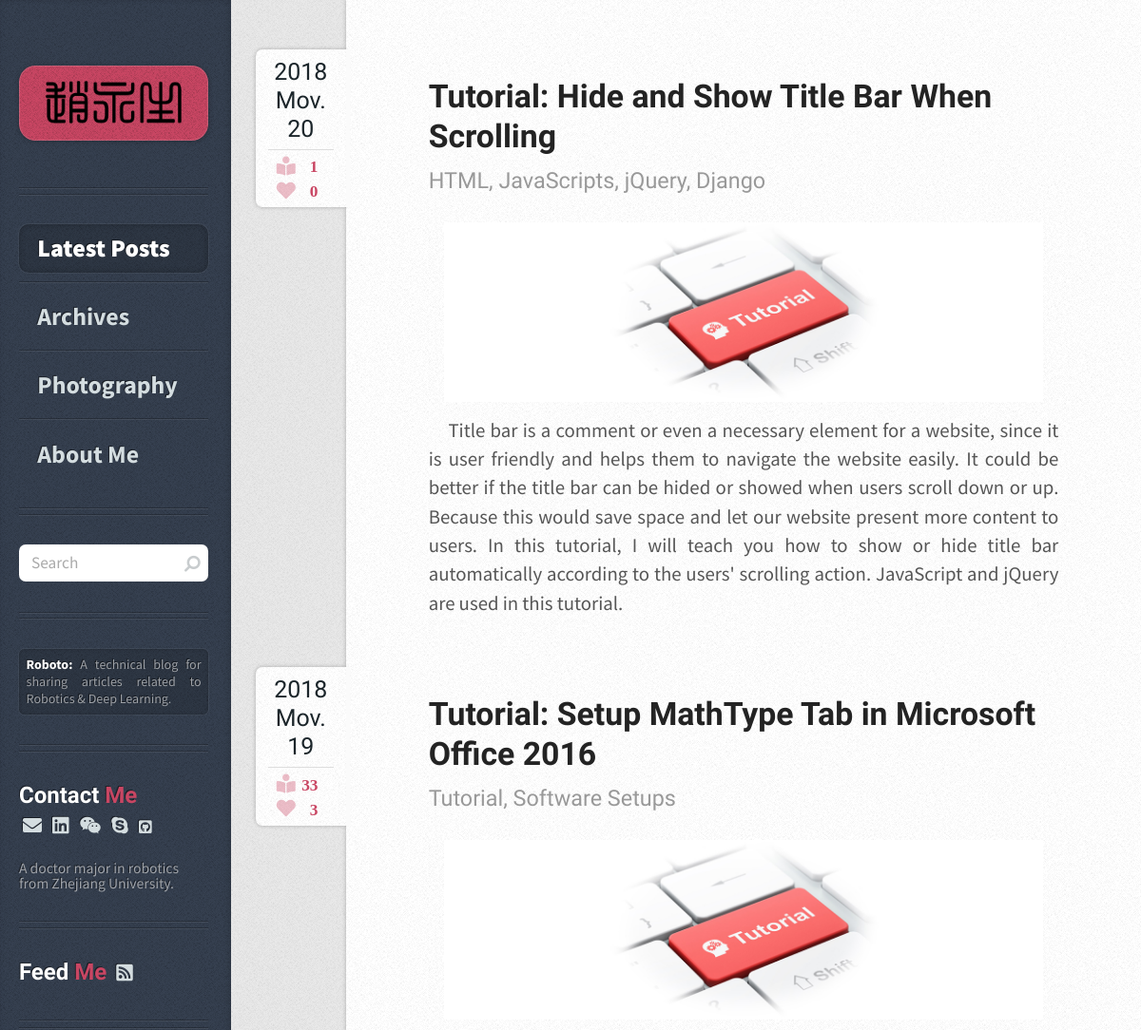
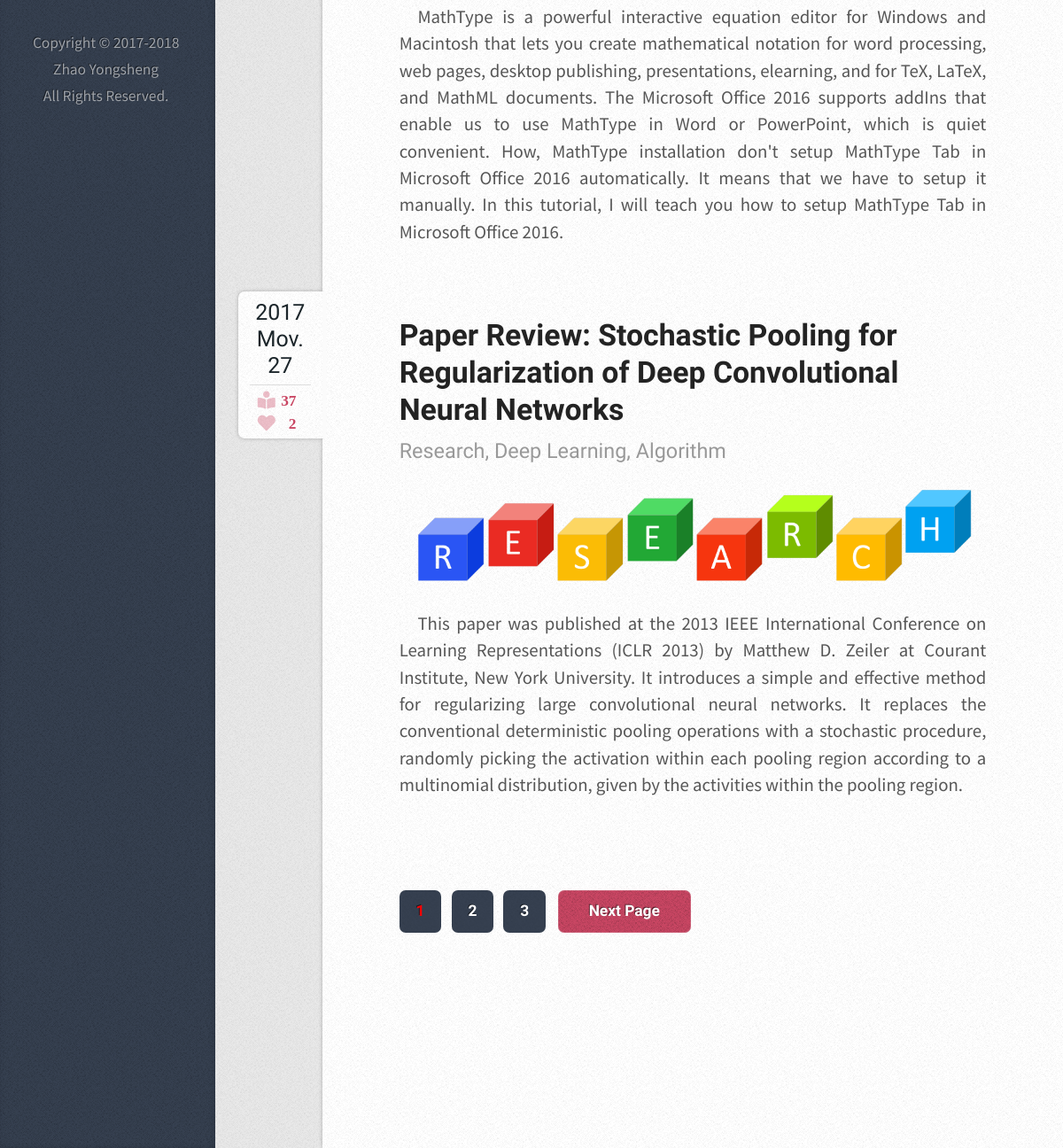
/home/, run on the app's committed database (2 pictures, top to bottom).
### article/models.py (models this page shows, shortened)
class Article(models.Model):
    title = models.CharField(max_length=100)  # 博客题目
    category = models.CharField(max_length=50, blank=True)  # 博客标签
    lovecount = models.IntegerField(default=0)  # 博客点赞数量
    date_time = models.DateTimeField(auto_now_add=True)  # 博客日期
    abstract = models.TextField(blank=True, null=True)  # 博客文章简介
    content = models.TextField(blank=True, null=True)  # 博客文章正文
    cover = models.CharField(max_length=75, blank=True)  # 博客封面
    views = models.PositiveIntegerField(default=0) # 博客阅读数量
    class Meta:  # 按时间下降排序
        ordering = ['-date_time']

### article/views.py (the view)
# urls.py: url(r'^home/$', home, name='home'),
def home(request):
        post_list = Article.objects.all()  # 获取全部的Article对象
        post_num = len(post_list)
        page_num = int(math.ceil(post_num/3.0))
        if page_num > 4:
            page_max = page_num     # 两种模式，一种小于等于4页；一种大于4页
        else:
            page_max = 0
        if post_num > 3:
            return render(request, 'index.html', {'post_list': post_list[0:3], 'page_num': range(1, page_num+1), 'page_max': page_max, 'currt_pg': 1})
        else:
            return render(request, 'index.html', {'post_list': post_list, 'page_num': range(1, page_num+1), 'page_max': page_max, 'currt_pg': 1})

### templates/index.html (shortened to what this page needs)
	{% extends "base.html" %}
{% load static %}
{% block content_post %}
{% for post in post_list%}
    <article class="box post post-excerpt">
      <header>
        <h2><a href="{% url "article" id=post.id %}">{{ post.title }}</a></h2>
        <p>{{ post.category }}</p>
      </header>
      <div class="info">
        <span class="date">
          <span class="year">{{post.date_time.year}}</span>
          {% if post.date_time.month == 1 %}
              <span class="month">Jan.</span>
          {% elif post.date_time.month == 2 %}
              <span class="month">Feb.</span>
          {% elif post.date_time.month == 3 %}
              <span class="month">Mar.</span>
          {% elif post.date_time.month == 4 %}
              <span class="month">Apr.</span>
          {% elif post.date_time.month == 5 %}
              <span class="month">May.</span>
          {% elif post.date_time.month == 6 %}
              <span class="month">Jun.</span>
          {% elif post.date_time.month == 7 %}
              <span class="month">Jul.</span>
          {% elif post.date_time.month == 8 %}
              <span class="month">Aug.</span>
          {% elif post.date_time.month == 9 %}
              <span class="month">Sep.</span>
          {% elif post.date_time.month == 10 %}
              <span class="month">Oct.</span>
          {% elif post.date_time.month == 11 %}
              <span class="month">Mov.</span>
          {% else %}
              <span class="month">Dec.</span>
          {% endif %}
          {% if post.date_time.day < 10 %}
              <span class="month">0{{post.date_time.day}}</span>
          {% else %}
              <span class="month">{{post.date_time.day}}</span>
          {% endif %}
        </span>
        <ul class="stats" style="padding:0em; margin:0.5em 0em 0em 0em">
          <li><a href="#" class="fas fa-book-reader" style="margin:0.3em 0em 0.5em 0em; text-decoration:none;">&ensp;{{post.views}}</a></li>
          <li><a href="javascript:void(0)" class="fas fa-heart" style="margin:0.3em 0em 0.0em 0em; text-decoration:none;" onclick="addLove({{post.id}})" id="a_love_{{post.id}}" >&ensp;{{post.lovecount}}</a></li>
        </ul>
      </div>
      <img class="imagecover" src="{% static post.cover %}" alt="" />
      <p>{{ post.abstract | safe }}</p>
    </article>
{% endfor %}
{% endblock %}
{% block content_pagination %}
    <div class="pagination">
      <div class="pages">
        {% if page_max == 0 %}
          {% for page in page_num %}
             {% if page == currt_pg %}
                <a href="{% url "index" pg=page %}" class="active" style="color:red">{{ page }}</a>
             {% else %}
                <a href="{% url "index" pg=page %}" class="active">{{ page }}</a>
             {% endif %}
          {% endfor %}
        {% endif %}
      </div>
      <a href="{% url "index" pg=currt_pg|add:"+1" %}" class="button next">Next Page</a>
    </div>
{% endblock %}
{% block content_nav %}
<li class="current"><a href="{% url "home" %}">Latest Posts</a></li>
<li><a href="{% url "archives" %}">Archives</a></li>
<li><a href="{% url "photography" %}">Photography</a></li>
<li><a href="{% url "about_me" %}">About Me</a></li>
{% endblock%}

### data on the page
Article: title "Tutorial: Hide and Show Title Bar When Scrolling", category "HTML, JavaScripts, jQuery, Django", date_time.year "2018", shows "Mov.", date_time.day "20", views "1", lovecount "0", cover (picture), abstract "Title bar is a comment or even a necessary element for a website, since it is user friendly and helps them to navigate the website easily. It could be better if the title bar can be hided or showed when users scroll down or up. Because this would save space and let our website present more content to users. In this tutorial, I will teach you how to show or hide title bar automatically according to the users' scrolling action. JavaScript and jQuery are used in this tutorial."
Article: title "Tutorial: Setup MathType Tab in Microsoft Office 2016", category "Tutorial, Software Setups", date_time.year "2018", shows "Mov.", date_time.day "19", views "33", lovecount "3", cover (picture), abstract "MathType is a powerful interactive equation editor for Windows and Macintosh that lets you create mathematical notation for word processing, web pages, desktop publishing, presentations, elearning, and for TeX, LaTeX, and MathML documents. The Microsoft Office 2016 supports addIns that enable us to use MathType in Word or PowerPoint, which is quiet convenient. How, MathType installation don't setup MathType Tab in Microsoft Office 2016 automatically. It means that we have to setup it manually. In this tutorial, I will teach you how to setup MathType Tab in Microsoft Office 2016."
Article: title "Paper Review: Stochastic Pooling for Regularization of Deep Convolutional Neural Networks", category "Research, Deep Learning, Algorithm", date_time.year "2017", shows "Mov.", date_time.day "27", views "37", lovecount "2", cover (picture), abstract "This paper was published at the 2013 IEEE International Conference on Learning Representations (ICLR 2013) by Matthew D. Zeiler at Courant Institute, New York University. It introduces a simple and effective method for regularizing large convolutional neural networks. It replaces the conventional deterministic pooling operations with a stochastic procedure, randomly picking the activation within each pooling region according to a multinomial distribution, given by the activities within the pooling region."

### other printed values
{{ page }} "1"
{{ page }} "2" "3"
